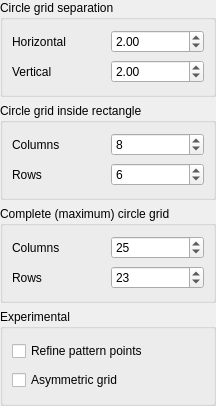
<?xml version="1.0" encoding="UTF-8"?>
<ui version="4.0">
 <class>ZIncompleteCircleGridPatternFinderConfigWidget</class>
 <widget class="QWidget" name="ZIncompleteCircleGridPatternFinderConfigWidget">
  <property name="geometry">
   <rect>
    <x>0</x>
    <y>0</y>
    <width>216</width>
    <height>406</height>
   </rect>
  </property>
  <property name="windowTitle">
   <string>Form</string>
  </property>
  <layout class="QVBoxLayout" name="verticalLayout">
   <property name="leftMargin">
    <number>0</number>
   </property>
   <property name="topMargin">
    <number>0</number>
   </property>
   <property name="rightMargin">
    <number>0</number>
   </property>
   <property name="bottomMargin">
    <number>0</number>
   </property>
   <item>
    <widget class="QGroupBox" name="groupBox_3">
     <property name="title">
      <string>Circle grid separation </string>
     </property>
     <layout class="QGridLayout" name="gridLayout_4">
      <item row="0" column="0">
       <widget class="QLabel" name="label_12">
        <property name="text">
         <string>Horizontal</string>
        </property>
       </widget>
      </item>
      <item row="0" column="1">
       <widget class="QDoubleSpinBox" name="sizeColWidthSpinBox">
        <property name="value">
         <double>2.000000000000000</double>
        </property>
       </widget>
      </item>
      <item row="1" column="0">
       <widget class="QLabel" name="label_17">
        <property name="text">
         <string>Vertical</string>
        </property>
       </widget>
      </item>
      <item row="1" column="1">
       <widget class="QDoubleSpinBox" name="sizeRowHeightSpinBox">
        <property name="value">
         <double>2.000000000000000</double>
        </property>
       </widget>
      </item>
     </layout>
    </widget>
   </item>
   <item>
    <widget class="QGroupBox" name="groupBox_2">
     <property name="title">
      <string>Circle grid inside rectangle</string>
     </property>
     <layout class="QGridLayout" name="gridLayout_3">
      <item row="0" column="0">
       <widget class="QLabel" name="label_15">
        <property name="text">
         <string>Columns</string>
        </property>
       </widget>
      </item>
      <item row="0" column="1">
       <widget class="QSpinBox" name="sizeColumnsSpinBox">
        <property name="value">
         <number>8</number>
        </property>
       </widget>
      </item>
      <item row="1" column="0">
       <widget class="QLabel" name="label_16">
        <property name="text">
         <string>Rows</string>
        </property>
       </widget>
      </item>
      <item row="1" column="1">
       <widget class="QSpinBox" name="sizeRowsSpinBox">
        <property name="value">
         <number>6</number>
        </property>
       </widget>
      </item>
     </layout>
    </widget>
   </item>
   <item>
    <widget class="QGroupBox" name="groupBox">
     <property name="title">
      <string>Complete (maximum) circle grid </string>
     </property>
     <layout class="QGridLayout" name="gridLayout_2">
      <item row="0" column="0">
       <widget class="QLabel" name="label_19">
        <property name="text">
         <string>Columns</string>
        </property>
       </widget>
      </item>
      <item row="0" column="1">
       <widget class="QSpinBox" name="maxSizeColumnsSpinBox">
        <property name="value">
         <number>25</number>
        </property>
       </widget>
      </item>
      <item row="1" column="0">
       <widget class="QLabel" name="label_18">
        <property name="text">
         <string>Rows</string>
        </property>
       </widget>
      </item>
      <item row="1" column="1">
       <widget class="QSpinBox" name="maxSizeRowsSpinBox">
        <property name="value">
         <number>23</number>
        </property>
       </widget>
      </item>
     </layout>
    </widget>
   </item>
   <item>
    <widget class="QGroupBox" name="groupBox_4">
     <property name="title">
      <string>Experimental</string>
     </property>
     <layout class="QGridLayout" name="gridLayout">
      <item row="0" column="0">
       <widget class="QCheckBox" name="refinePatternPointsCheckBox">
        <property name="text">
         <string>Refine pattern points</string>
        </property>
       </widget>
      </item>
      <item row="1" column="0">
       <widget class="QCheckBox" name="asymmetricGridCheckBox">
        <property name="text">
         <string>Asymmetric grid</string>
        </property>
       </widget>
      </item>
     </layout>
    </widget>
   </item>
  </layout>
 </widget>
 <resources/>
 <connections/>
</ui>
